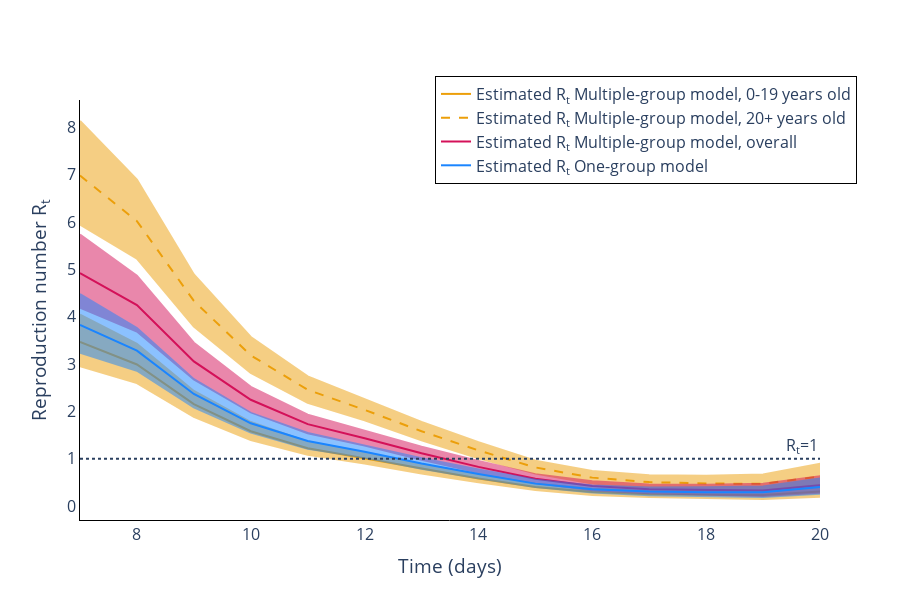

The cell this chart's notebook holds for it:
### Code cell
colour_names = ['#EC9F0A', '#D41159', '#1A85FF']

fig = ReproductionNumberPlot()

for j in range(num_categories):
    fig.add_interval_rt(approx_multicat_intervals[j], colour=colour_names[0], shape=[None, 'dash'][j], model_type='Multiple-group model, {}'.format(trace_names[j]))
    fig.figure.data[2*j]['name'] = 'Estimated R<sub>t</sub> Multiple-group model, {}'.format(trace_names[j])
fig.add_interval_rt(overall_approx_multicat_intervals, colour=colour_names[1], model_type='Multiple-group model, overall')
fig.figure.data[-2]['name'] = 'Estimated R<sub>t</sub> Multiple-group model, overall'
fig.add_interval_rt(pois_intervals, colour=colour_names[2], model_type='One-group model')
fig.figure.data[-2]['name'] = 'Estimated R<sub>t</sub> One-group model'
    
fig.update_labels(time_label='Time (days)', r_label='Reproduction number R<sub>t</sub>')

# fig.figure.data = [fig.figure.data[0], fig.figure.data[2], fig.figure.data[4], fig.figure.data[6]]
labels_to_show_in_legend = ['Estimated R<sub>t</sub> Multiple-group model, {}'.format(trace_names[j]) for j in range(num_categories)] + ['Estimated R<sub>t</sub> Multiple-group model, overall', 'Estimated R<sub>t</sub> One-group model']
for trace in fig.figure['data']: 
    if (not trace['name'] in labels_to_show_in_legend):
        trace['showlegend'] = False

fig.figure.add_hline(
    y=1, line_dash='dot',
    annotation_text='R<sub>t</sub>=1', fillcolor='black',
    annotation_position='top right')

fig.figure.update_layout(
    width=900, 
    height=600,
    plot_bgcolor='white',
    font=dict(
            size=16),
    xaxis=dict(
            linecolor='black'),
    yaxis=dict(
            linecolor='black'),
    legend=dict(
            orientation="h",
            yanchor="bottom",
            y=0.8,
            xanchor="right",
            x=1.05,
            bordercolor="Black",
            borderwidth=1))

fig.figure.write_image('images/Avian Flu.pdf')

fig.show_figure()

### Figure 1 — Plotly figure (JSON) as saved in the notebook; plotly's stock layout.template omitted (floating-point values rounded to 4 significant figures)
{"data": [{"line": {"color": "#EC9F0A"}, "mode": "lines", "name": "Estimated R<sub>t</sub> Multiple-group model, 0-19 years old", "type": "scatter", "x": [7, 8, 9, 10, 11, 12, 13, 14, 15, 16, 17, 18, 19, 20], "y": [3.472, 2.994, 2.156, 1.584, 1.222, 1.011, 0.7867, 0.5854, 0.4069, 0.2998, 0.2527, 0.2384, 0.2349, 0.3122]}, {"fill": "toself", "fillcolor": "#EC9F0A", "line": {"color": "#EC9F0A"}, "mode": "lines", "name": "Credible interval 0.95", "opacity": 0.5, "showlegend": false, "type": "scatter", "x": [7, 8, 9, 10, 11, 12, 13, 14, 15, 16, 17, 18, 19, 20, 20, 19, 18, 17, 16, 15, 14, 13, 12, 11, 10, 9, 8, 7], "y": [4.045, 3.431, 2.433, 1.777, 1.363, 1.125, 0.885, 0.6717, 0.4763, 0.3695, 0.3246, 0.3192, 0.334, 0.4461, 0.2015, 0.1517, 0.1666, 0.1922, 0.2383, 0.3439, 0.5028, 0.6921, 0.9029, 1.085, 1.399, 1.887, 2.6, 2.957]}, {"line": {"color": "#EC9F0A", "dash": "dash"}, "mode": "lines", "name": "Estimated R<sub>t</sub> Multiple-group model, 20+ years old", "type": "scatter", "x": [7, 8, 9, 10, 11, 12, 13, 14, 15, 16, 17, 18, 19, 20], "y": [6.984, 6.022, 4.336, 3.187, 2.459, 2.034, 1.582, 1.178, 0.8184, 0.603, 0.5083, 0.4794, 0.4724, 0.6279]}, {"fill": "toself", "fillcolor": "#EC9F0A", "line": {"color": "#EC9F0A"}, "mode": "lines", "name": "Credible interval 0.95", "opacity": 0.5, "showlegend": false, "type": "scatter", "x": [7, 8, 9, 10, 11, 12, 13, 14, 15, 16, 17, 18, 19, 20, 20, 19, 18, 17, 16, 15, 14, 13, 12, 11, 10, 9, 8, 7], "y": [8.136, 6.901, 4.894, 3.574, 2.743, 2.264, 1.78, 1.351, 0.9582, 0.7433, 0.653, 0.6421, 0.6718, 0.8974, 0.4054, 0.3051, 0.3351, 0.3866, 0.4793, 0.6918, 1.011, 1.392, 1.816, 2.183, 2.814, 3.795, 5.229, 5.948]}, {"line": {"color": "#D41159"}, "mode": "lines", "name": "Estimated R<sub>t</sub> Multiple-group model, overall", "type": "scatter", "x": [7, 8, 9, 10, 11, 12, 13, 14, 15, 16, 17, 18, 19, 20], "y": [4.925, 4.247, 3.058, 2.247, 1.734, 1.435, 1.116, 0.8305, 0.5772, 0.4253, 0.3585, 0.3381, 0.3332, 0.4429]}, {"fill": "toself", "fillcolor": "#D41159", "line": {"color": "#D41159"}, "mode": "lines", "name": "Credible interval 0.95", "opacity": 0.5, "showlegend": false, "type": "scatter", "x": [7, 8, 9, 10, 11, 12, 13, 14, 15, 16, 17, 18, 19, 20, 20, 19, 18, 17, 16, 15, 14, 13, 12, 11, 10, 9, 8, 7], "y": [5.738, 4.867, 3.452, 2.521, 1.934, 1.596, 1.256, 0.953, 0.6758, 0.5242, 0.4606, 0.4528, 0.4738, 0.6329, 0.2859, 0.2152, 0.2363, 0.2727, 0.338, 0.4879, 0.7133, 0.9818, 1.281, 1.539, 1.985, 2.676, 3.688, 4.195]}, {"line": {"color": "#1A85FF"}, "mode": "lines", "name": "Estimated R<sub>t</sub> One-group model", "type": "scatter", "x": [7, 8, 9, 10, 11, 12, 13, 14, 15, 16, 17, 18, 19, 20], "y": [3.829, 3.286, 2.37, 1.751, 1.376, 1.15, 0.9001, 0.6784, 0.4763, 0.3583, 0.3087, 0.2936, 0.2952, 0.4075]}, {"fill": "toself", "fillcolor": "#1A85FF", "line": {"color": "#1A85FF"}, "mode": "lines", "name": "Credible interval 0.95", "opacity": 0.5, "showlegend": false, "type": "scatter", "x": [7, 8, 9, 10, 11, 12, 13, 14, 15, 16, 17, 18, 19, 20, 20, 19, 18, 17, 16, 15, 14, 13, 12, 11, 10, 9, 8, 7], "y": [4.48, 3.76, 2.682, 1.969, 1.549, 1.285, 1.011, 0.7751, 0.5589, 0.4344, 0.3935, 0.3984, 0.4163, 0.5836, 0.2649, 0.1913, 0.208, 0.2329, 0.2902, 0.4034, 0.5902, 0.79, 1.026, 1.215, 1.556, 2.086, 2.86, 3.24]}], "layout": {"annotations": [{"showarrow": false, "text": "R<sub>t</sub>=1", "x": 1, "xanchor": "right", "xref": "x domain", "y": 1, "yanchor": "bottom", "yref": "y"}], "font": {"size": 16}, "height": 600, "hovermode": "x unified", "legend": {"bordercolor": "Black", "borderwidth": 1, "orientation": "h", "x": 1.05, "xanchor": "right", "y": 0.8, "yanchor": "bottom"}, "plot_bgcolor": "white", "shapes": [{"fillcolor": "black", "line": {"dash": "dot"}, "type": "line", "x0": 0, "x1": 1, "xref": "x domain", "y0": 1, "y1": 1, "yref": "y"}], "width": 900, "xaxis": {"linecolor": "black", "title": {"text": "Time (days)"}}, "yaxis": {"linecolor": "black", "title": {"text": "Reproduction number R<sub>t</sub>"}}}}
